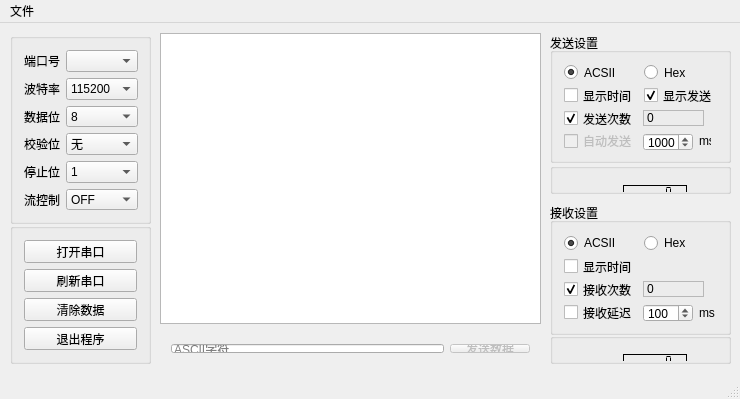
<?xml version="1.0" encoding="UTF-8"?>
<ui version="4.0">
 <class>SeriaHelpClass</class>
 <widget class="QMainWindow" name="SeriaHelpClass">
  <property name="enabled">
   <bool>true</bool>
  </property>
  <property name="geometry">
   <rect>
    <x>0</x>
    <y>0</y>
    <width>740</width>
    <height>399</height>
   </rect>
  </property>
  <property name="windowTitle">
   <string>SeriaHelp</string>
  </property>
  <property name="styleSheet">
   <string notr="true"/>
  </property>
  <widget class="QWidget" name="centralWidget">
   <widget class="QGroupBox" name="groupBox">
    <property name="geometry">
     <rect>
      <x>10</x>
      <y>10</y>
      <width>141</width>
      <height>191</height>
     </rect>
    </property>
    <property name="title">
     <string/>
    </property>
    <layout class="QVBoxLayout" name="verticalLayout">
     <item>
      <layout class="QHBoxLayout" name="horizontalLayout">
       <item>
        <widget class="QLabel" name="label">
         <property name="whatsThis">
          <string>set</string>
         </property>
         <property name="text">
          <string>端口号</string>
         </property>
        </widget>
       </item>
       <item>
        <widget class="QComboBox" name="comboBox_serialPort">
         <property name="sizePolicy">
          <sizepolicy hsizetype="Fixed" vsizetype="Fixed">
           <horstretch>0</horstretch>
           <verstretch>0</verstretch>
          </sizepolicy>
         </property>
         <property name="minimumSize">
          <size>
           <width>72</width>
           <height>0</height>
          </size>
         </property>
         <property name="maximumSize">
          <size>
           <width>72</width>
           <height>16777215</height>
          </size>
         </property>
        </widget>
       </item>
      </layout>
     </item>
     <item>
      <layout class="QHBoxLayout" name="horizontalLayout_2">
       <item>
        <widget class="QLabel" name="label_2">
         <property name="whatsThis">
          <string>set</string>
         </property>
         <property name="text">
          <string>波特率</string>
         </property>
        </widget>
       </item>
       <item>
        <widget class="QComboBox" name="comboBox_baud">
         <property name="sizePolicy">
          <sizepolicy hsizetype="Fixed" vsizetype="Fixed">
           <horstretch>0</horstretch>
           <verstretch>0</verstretch>
          </sizepolicy>
         </property>
         <property name="minimumSize">
          <size>
           <width>72</width>
           <height>0</height>
          </size>
         </property>
         <property name="maximumSize">
          <size>
           <width>72</width>
           <height>16777215</height>
          </size>
         </property>
         <item>
          <property name="text">
           <string>115200</string>
          </property>
         </item>
         <item>
          <property name="text">
           <string>57600</string>
          </property>
         </item>
         <item>
          <property name="text">
           <string>38400</string>
          </property>
         </item>
         <item>
          <property name="text">
           <string>19200</string>
          </property>
         </item>
         <item>
          <property name="text">
           <string>9600</string>
          </property>
         </item>
         <item>
          <property name="text">
           <string>4800</string>
          </property>
         </item>
         <item>
          <property name="text">
           <string>2400</string>
          </property>
         </item>
         <item>
          <property name="text">
           <string>1200</string>
          </property>
         </item>
        </widget>
       </item>
      </layout>
     </item>
     <item>
      <layout class="QHBoxLayout" name="horizontalLayout_3">
       <item>
        <widget class="QLabel" name="label_3">
         <property name="whatsThis">
          <string>set</string>
         </property>
         <property name="text">
          <string>数据位</string>
         </property>
        </widget>
       </item>
       <item>
        <widget class="QComboBox" name="comboBox_dataWidth">
         <property name="minimumSize">
          <size>
           <width>72</width>
           <height>0</height>
          </size>
         </property>
         <property name="maximumSize">
          <size>
           <width>72</width>
           <height>16777215</height>
          </size>
         </property>
         <property name="layoutDirection">
          <enum>Qt::LeftToRight</enum>
         </property>
         <property name="insertPolicy">
          <enum>QComboBox::InsertAtBottom</enum>
         </property>
         <item>
          <property name="text">
           <string>8</string>
          </property>
         </item>
         <item>
          <property name="text">
           <string>7</string>
          </property>
         </item>
         <item>
          <property name="text">
           <string>6</string>
          </property>
         </item>
         <item>
          <property name="text">
           <string>5</string>
          </property>
         </item>
        </widget>
       </item>
      </layout>
     </item>
     <item>
      <layout class="QHBoxLayout" name="horizontalLayout_4">
       <item>
        <widget class="QLabel" name="label_4">
         <property name="whatsThis">
          <string>set</string>
         </property>
         <property name="text">
          <string>校验位</string>
         </property>
        </widget>
       </item>
       <item>
        <widget class="QComboBox" name="comboBox_parityWidth">
         <property name="minimumSize">
          <size>
           <width>72</width>
           <height>0</height>
          </size>
         </property>
         <property name="maximumSize">
          <size>
           <width>72</width>
           <height>16777215</height>
          </size>
         </property>
         <item>
          <property name="text">
           <string>无</string>
          </property>
         </item>
         <item>
          <property name="text">
           <string>奇校验</string>
          </property>
         </item>
         <item>
          <property name="text">
           <string>偶校验</string>
          </property>
         </item>
        </widget>
       </item>
      </layout>
     </item>
     <item>
      <layout class="QHBoxLayout" name="horizontalLayout_5">
       <item>
        <widget class="QLabel" name="label_5">
         <property name="whatsThis">
          <string>set</string>
         </property>
         <property name="text">
          <string>停止位</string>
         </property>
        </widget>
       </item>
       <item>
        <widget class="QComboBox" name="comboBox_stopWidth">
         <property name="minimumSize">
          <size>
           <width>72</width>
           <height>0</height>
          </size>
         </property>
         <property name="maximumSize">
          <size>
           <width>72</width>
           <height>16777215</height>
          </size>
         </property>
         <item>
          <property name="text">
           <string>1</string>
          </property>
         </item>
         <item>
          <property name="text">
           <string>1.5</string>
          </property>
         </item>
         <item>
          <property name="text">
           <string>2</string>
          </property>
         </item>
        </widget>
       </item>
      </layout>
     </item>
     <item>
      <layout class="QHBoxLayout" name="horizontalLayout_6">
       <item>
        <widget class="QLabel" name="label_6">
         <property name="minimumSize">
          <size>
           <width>36</width>
           <height>20</height>
          </size>
         </property>
         <property name="whatsThis">
          <string>set</string>
         </property>
         <property name="text">
          <string>流控制</string>
         </property>
        </widget>
       </item>
       <item>
        <widget class="QComboBox" name="comboBox_flowControl">
         <property name="minimumSize">
          <size>
           <width>72</width>
           <height>0</height>
          </size>
         </property>
         <property name="maximumSize">
          <size>
           <width>72</width>
           <height>16777215</height>
          </size>
         </property>
         <item>
          <property name="text">
           <string>OFF</string>
          </property>
         </item>
         <item>
          <property name="text">
           <string>RTS/CTS</string>
          </property>
         </item>
         <item>
          <property name="text">
           <string>XON/XOFF</string>
          </property>
         </item>
        </widget>
       </item>
      </layout>
     </item>
    </layout>
   </widget>
   <widget class="QTextBrowser" name="recieveTextEdit">
    <property name="geometry">
     <rect>
      <x>160</x>
      <y>10</y>
      <width>381</width>
      <height>291</height>
     </rect>
    </property>
    <property name="styleSheet">
     <string notr="true"/>
    </property>
   </widget>
   <widget class="QGroupBox" name="groupBox_2">
    <property name="geometry">
     <rect>
      <x>550</x>
      <y>10</y>
      <width>181</width>
      <height>130</height>
     </rect>
    </property>
    <property name="styleSheet">
     <string notr="true"/>
    </property>
    <property name="title">
     <string>发送设置</string>
    </property>
    <layout class="QVBoxLayout" name="verticalLayout_2">
     <item>
      <layout class="QHBoxLayout" name="horizontalLayout_12">
       <item>
        <widget class="QRadioButton" name="radioButton_S_A">
         <property name="text">
          <string>ACSII</string>
         </property>
         <property name="checked">
          <bool>true</bool>
         </property>
        </widget>
       </item>
       <item>
        <widget class="QRadioButton" name="radioButton_S_H">
         <property name="text">
          <string>Hex</string>
         </property>
        </widget>
       </item>
      </layout>
     </item>
     <item>
      <layout class="QHBoxLayout" name="horizontalLayout_20">
       <item>
        <widget class="QCheckBox" name="checkBox_S_T">
         <property name="text">
          <string>显示时间</string>
         </property>
        </widget>
       </item>
       <item>
        <widget class="QCheckBox" name="checkBox_S">
         <property name="enabled">
          <bool>true</bool>
         </property>
         <property name="text">
          <string>显示发送</string>
         </property>
         <property name="checkable">
          <bool>true</bool>
         </property>
         <property name="checked">
          <bool>true</bool>
         </property>
        </widget>
       </item>
      </layout>
     </item>
     <item>
      <layout class="QHBoxLayout" name="horizontalLayout_16">
       <item>
        <layout class="QHBoxLayout" name="horizontalLayout_7">
         <item>
          <widget class="QCheckBox" name="checkBox_S_Count">
           <property name="text">
            <string>发送次数</string>
           </property>
           <property name="checkable">
            <bool>true</bool>
           </property>
           <property name="checked">
            <bool>true</bool>
           </property>
          </widget>
         </item>
         <item>
          <widget class="QLabel" name="label_sendCount">
           <property name="sizePolicy">
            <sizepolicy hsizetype="Fixed" vsizetype="Fixed">
             <horstretch>0</horstretch>
             <verstretch>0</verstretch>
            </sizepolicy>
           </property>
           <property name="minimumSize">
            <size>
             <width>61</width>
             <height>16</height>
            </size>
           </property>
           <property name="maximumSize">
            <size>
             <width>61</width>
             <height>16</height>
            </size>
           </property>
           <property name="whatsThis">
            <string>count</string>
           </property>
           <property name="frameShape">
            <enum>QFrame::StyledPanel</enum>
           </property>
           <property name="frameShadow">
            <enum>QFrame::Plain</enum>
           </property>
           <property name="text">
            <string>0</string>
           </property>
          </widget>
         </item>
        </layout>
       </item>
       <item>
        <spacer name="horizontalSpacer_2">
         <property name="orientation">
          <enum>Qt::Horizontal</enum>
         </property>
         <property name="sizeHint" stdset="0">
          <size>
           <width>13</width>
           <height>20</height>
          </size>
         </property>
        </spacer>
       </item>
      </layout>
     </item>
     <item>
      <layout class="QHBoxLayout" name="horizontalLayout_15">
       <item>
        <layout class="QHBoxLayout" name="horizontalLayout_14">
         <item>
          <widget class="QCheckBox" name="checkBox_reply">
           <property name="enabled">
            <bool>false</bool>
           </property>
           <property name="text">
            <string>自动发送</string>
           </property>
           <property name="checkable">
            <bool>true</bool>
           </property>
           <property name="checked">
            <bool>false</bool>
           </property>
          </widget>
         </item>
         <item>
          <widget class="QSpinBox" name="spinBox_Reply">
           <property name="sizePolicy">
            <sizepolicy hsizetype="Fixed" vsizetype="Fixed">
             <horstretch>0</horstretch>
             <verstretch>0</verstretch>
            </sizepolicy>
           </property>
           <property name="minimumSize">
            <size>
             <width>50</width>
             <height>18</height>
            </size>
           </property>
           <property name="maximumSize">
            <size>
             <width>0</width>
             <height>18</height>
            </size>
           </property>
           <property name="suffix">
            <string/>
           </property>
           <property name="prefix">
            <string/>
           </property>
           <property name="maximum">
            <number>10000</number>
           </property>
           <property name="value">
            <number>1000</number>
           </property>
          </widget>
         </item>
        </layout>
       </item>
       <item>
        <widget class="QLabel" name="label_7">
         <property name="minimumSize">
          <size>
           <width>12</width>
           <height>0</height>
          </size>
         </property>
         <property name="maximumSize">
          <size>
           <width>10</width>
           <height>16777215</height>
          </size>
         </property>
         <property name="whatsThis">
          <string>ms</string>
         </property>
         <property name="text">
          <string>ms</string>
         </property>
        </widget>
       </item>
       <item>
        <spacer name="horizontalSpacer">
         <property name="orientation">
          <enum>Qt::Horizontal</enum>
         </property>
         <property name="sizeHint" stdset="0">
          <size>
           <width>13</width>
           <height>20</height>
          </size>
         </property>
        </spacer>
       </item>
      </layout>
     </item>
    </layout>
   </widget>
   <widget class="QGroupBox" name="groupBox_3">
    <property name="geometry">
     <rect>
      <x>550</x>
      <y>180</y>
      <width>181</width>
      <height>132</height>
     </rect>
    </property>
    <property name="title">
     <string>接收设置</string>
    </property>
    <layout class="QVBoxLayout" name="verticalLayout_3">
     <item>
      <layout class="QHBoxLayout" name="horizontalLayout_8">
       <item>
        <widget class="QRadioButton" name="radioButton_R_A">
         <property name="text">
          <string>ACSII</string>
         </property>
         <property name="checked">
          <bool>true</bool>
         </property>
        </widget>
       </item>
       <item>
        <widget class="QRadioButton" name="radioButton_R_H">
         <property name="text">
          <string>Hex</string>
         </property>
        </widget>
       </item>
      </layout>
     </item>
     <item>
      <widget class="QCheckBox" name="checkBox_R_T">
       <property name="text">
        <string>显示时间</string>
       </property>
      </widget>
     </item>
     <item>
      <layout class="QHBoxLayout" name="horizontalLayout_19">
       <item>
        <layout class="QHBoxLayout" name="horizontalLayout_9">
         <item>
          <widget class="QCheckBox" name="checkBox_R_Count">
           <property name="text">
            <string>接收次数</string>
           </property>
           <property name="checked">
            <bool>true</bool>
           </property>
          </widget>
         </item>
         <item>
          <widget class="QLabel" name="label_recieveCount">
           <property name="sizePolicy">
            <sizepolicy hsizetype="Fixed" vsizetype="Fixed">
             <horstretch>0</horstretch>
             <verstretch>0</verstretch>
            </sizepolicy>
           </property>
           <property name="minimumSize">
            <size>
             <width>61</width>
             <height>16</height>
            </size>
           </property>
           <property name="maximumSize">
            <size>
             <width>61</width>
             <height>16</height>
            </size>
           </property>
           <property name="whatsThis">
            <string>count</string>
           </property>
           <property name="frameShape">
            <enum>QFrame::StyledPanel</enum>
           </property>
           <property name="frameShadow">
            <enum>QFrame::Plain</enum>
           </property>
           <property name="text">
            <string>0</string>
           </property>
          </widget>
         </item>
        </layout>
       </item>
       <item>
        <spacer name="horizontalSpacer_4">
         <property name="orientation">
          <enum>Qt::Horizontal</enum>
         </property>
         <property name="sizeHint" stdset="0">
          <size>
           <width>13</width>
           <height>20</height>
          </size>
         </property>
        </spacer>
       </item>
      </layout>
     </item>
     <item>
      <layout class="QHBoxLayout" name="horizontalLayout_17">
       <item>
        <widget class="QCheckBox" name="checkBox_recieveDelay">
         <property name="text">
          <string>接收延迟</string>
         </property>
         <property name="checked">
          <bool>false</bool>
         </property>
        </widget>
       </item>
       <item>
        <widget class="QSpinBox" name="spinBox_recieveDelay">
         <property name="sizePolicy">
          <sizepolicy hsizetype="Fixed" vsizetype="Fixed">
           <horstretch>0</horstretch>
           <verstretch>0</verstretch>
          </sizepolicy>
         </property>
         <property name="minimumSize">
          <size>
           <width>50</width>
           <height>18</height>
          </size>
         </property>
         <property name="maximumSize">
          <size>
           <width>0</width>
           <height>18</height>
          </size>
         </property>
         <property name="suffix">
          <string/>
         </property>
         <property name="prefix">
          <string/>
         </property>
         <property name="maximum">
          <number>200</number>
         </property>
         <property name="value">
          <number>100</number>
         </property>
        </widget>
       </item>
       <item>
        <widget class="QLabel" name="label_8">
         <property name="whatsThis">
          <string>ms</string>
         </property>
         <property name="text">
          <string>ms</string>
         </property>
        </widget>
       </item>
       <item>
        <spacer name="horizontalSpacer_3">
         <property name="orientation">
          <enum>Qt::Horizontal</enum>
         </property>
         <property name="sizeHint" stdset="0">
          <size>
           <width>13</width>
           <height>20</height>
          </size>
         </property>
        </spacer>
       </item>
      </layout>
     </item>
    </layout>
   </widget>
   <widget class="QWidget" name="layoutWidget">
    <property name="geometry">
     <rect>
      <x>20</x>
      <y>0</y>
      <width>2</width>
      <height>2</height>
     </rect>
    </property>
    <layout class="QHBoxLayout" name="horizontalLayout_13"/>
   </widget>
   <widget class="QWidget" name="layoutWidget">
    <property name="geometry">
     <rect>
      <x>20</x>
      <y>0</y>
      <width>2</width>
      <height>2</height>
     </rect>
    </property>
    <layout class="QHBoxLayout" name="horizontalLayout_11"/>
   </widget>
   <widget class="QWidget" name="layoutWidget">
    <property name="geometry">
     <rect>
      <x>160</x>
      <y>310</y>
      <width>381</width>
      <height>31</height>
     </rect>
    </property>
    <layout class="QHBoxLayout" name="horizontalLayout_10">
     <item>
      <widget class="QLineEdit" name="sendTextEdit">
       <property name="sizePolicy">
        <sizepolicy hsizetype="Expanding" vsizetype="Expanding">
         <horstretch>0</horstretch>
         <verstretch>0</verstretch>
        </sizepolicy>
       </property>
       <property name="styleSheet">
        <string notr="true"/>
       </property>
       <property name="placeholderText">
        <string>ASCII字符</string>
       </property>
      </widget>
     </item>
     <item>
      <widget class="QPushButton" name="Button_SendDate">
       <property name="enabled">
        <bool>false</bool>
       </property>
       <property name="maximumSize">
        <size>
         <width>16777215</width>
         <height>29</height>
        </size>
       </property>
       <property name="text">
        <string>发送数据</string>
       </property>
       <property name="checkable">
        <bool>false</bool>
       </property>
      </widget>
     </item>
    </layout>
   </widget>
   <widget class="QGroupBox" name="groupBox_4">
    <property name="geometry">
     <rect>
      <x>10</x>
      <y>200</y>
      <width>141</width>
      <height>141</height>
     </rect>
    </property>
    <property name="title">
     <string/>
    </property>
    <layout class="QVBoxLayout" name="verticalLayout_4">
     <item>
      <widget class="QToolButton" name="Button_openSerialPort">
       <property name="sizePolicy">
        <sizepolicy hsizetype="Expanding" vsizetype="Fixed">
         <horstretch>0</horstretch>
         <verstretch>0</verstretch>
        </sizepolicy>
       </property>
       <property name="minimumSize">
        <size>
         <width>0</width>
         <height>23</height>
        </size>
       </property>
       <property name="text">
        <string>打开串口</string>
       </property>
       <property name="checkable">
        <bool>true</bool>
       </property>
       <property name="autoRaise">
        <bool>false</bool>
       </property>
      </widget>
     </item>
     <item>
      <widget class="QPushButton" name="Button_refresh">
       <property name="text">
        <string>刷新串口</string>
       </property>
      </widget>
     </item>
     <item>
      <widget class="QPushButton" name="Button_clear">
       <property name="text">
        <string>清除数据</string>
       </property>
      </widget>
     </item>
     <item>
      <widget class="QPushButton" name="Button_exit">
       <property name="text">
        <string>退出程序</string>
       </property>
       <property name="checkable">
        <bool>false</bool>
       </property>
      </widget>
     </item>
    </layout>
   </widget>
   <widget class="QWidget" name="layoutWidget">
    <property name="geometry">
     <rect>
      <x>20</x>
      <y>0</y>
      <width>2</width>
      <height>2</height>
     </rect>
    </property>
    <layout class="QHBoxLayout" name="horizontalLayout_18"/>
   </widget>
   <widget class="QGroupBox" name="groupBox_5">
    <property name="geometry">
     <rect>
      <x>550</x>
      <y>310</y>
      <width>181</width>
      <height>31</height>
     </rect>
    </property>
    <property name="title">
     <string/>
    </property>
    <widget class="QWidget" name="">
     <property name="geometry">
      <rect>
       <x>30</x>
       <y>10</y>
       <width>134</width>
       <height>18</height>
      </rect>
     </property>
     <layout class="QHBoxLayout" name="horizontalLayout_22">
      <item>
       <widget class="QLabel" name="label_9">
        <property name="minimumSize">
         <size>
          <width>26</width>
          <height>0</height>
         </size>
        </property>
        <property name="maximumSize">
         <size>
          <width>26</width>
          <height>16777215</height>
         </size>
        </property>
        <property name="whatsThis">
         <string>count1</string>
        </property>
        <property name="text">
         <string>Rx： </string>
        </property>
       </widget>
      </item>
      <item>
       <widget class="QLCDNumber" name="lcdNumber_receive">
        <property name="sizePolicy">
         <sizepolicy hsizetype="Fixed" vsizetype="Fixed">
          <horstretch>0</horstretch>
          <verstretch>0</verstretch>
         </sizepolicy>
        </property>
        <property name="minimumSize">
         <size>
          <width>64</width>
          <height>16</height>
         </size>
        </property>
        <property name="maximumSize">
         <size>
          <width>64</width>
          <height>16</height>
         </size>
        </property>
        <property name="frameShape">
         <enum>QFrame::Box</enum>
        </property>
        <property name="frameShadow">
         <enum>QFrame::Plain</enum>
        </property>
        <property name="lineWidth">
         <number>1</number>
        </property>
        <property name="segmentStyle">
         <enum>QLCDNumber::Flat</enum>
        </property>
       </widget>
      </item>
      <item>
       <widget class="QLabel" name="label_10">
        <property name="maximumSize">
         <size>
          <width>30</width>
          <height>16777215</height>
         </size>
        </property>
        <property name="whatsThis">
         <string>count1</string>
        </property>
        <property name="text">
         <string>Bytes</string>
        </property>
       </widget>
      </item>
     </layout>
    </widget>
   </widget>
   <widget class="QGroupBox" name="groupBox_6">
    <property name="geometry">
     <rect>
      <x>550</x>
      <y>140</y>
      <width>181</width>
      <height>31</height>
     </rect>
    </property>
    <property name="title">
     <string/>
    </property>
    <widget class="QWidget" name="">
     <property name="geometry">
      <rect>
       <x>30</x>
       <y>11</y>
       <width>132</width>
       <height>18</height>
      </rect>
     </property>
     <layout class="QHBoxLayout" name="horizontalLayout_21">
      <item>
       <widget class="QLabel" name="label_11">
        <property name="whatsThis">
         <string>count1</string>
        </property>
        <property name="text">
         <string>Tx：</string>
        </property>
       </widget>
      </item>
      <item>
       <widget class="QLCDNumber" name="lcdNumber_send">
        <property name="sizePolicy">
         <sizepolicy hsizetype="Fixed" vsizetype="Fixed">
          <horstretch>0</horstretch>
          <verstretch>0</verstretch>
         </sizepolicy>
        </property>
        <property name="minimumSize">
         <size>
          <width>64</width>
          <height>16</height>
         </size>
        </property>
        <property name="maximumSize">
         <size>
          <width>64</width>
          <height>16</height>
         </size>
        </property>
        <property name="styleSheet">
         <string notr="true"/>
        </property>
        <property name="frameShadow">
         <enum>QFrame::Plain</enum>
        </property>
        <property name="segmentStyle">
         <enum>QLCDNumber::Flat</enum>
        </property>
       </widget>
      </item>
      <item>
       <widget class="QLabel" name="label_12">
        <property name="whatsThis">
         <string>count1</string>
        </property>
        <property name="text">
         <string>Bytes</string>
        </property>
       </widget>
      </item>
     </layout>
    </widget>
   </widget>
   <widget class="QLabel" name="m_lableName">
    <property name="geometry">
     <rect>
      <x>50</x>
      <y>360</y>
      <width>54</width>
      <height>12</height>
     </rect>
    </property>
    <property name="text">
     <string/>
    </property>
   </widget>
   <zorder>layoutWidget</zorder>
   <zorder>groupBox</zorder>
   <zorder>recieveTextEdit</zorder>
   <zorder>groupBox_2</zorder>
   <zorder>groupBox_3</zorder>
   <zorder>layoutWidget</zorder>
   <zorder>layoutWidget</zorder>
   <zorder>layoutWidget</zorder>
   <zorder>groupBox_4</zorder>
   <zorder>groupBox_5</zorder>
   <zorder>groupBox_6</zorder>
   <zorder>m_lableName</zorder>
  </widget>
  <widget class="QMenuBar" name="menuBar">
   <property name="geometry">
    <rect>
     <x>0</x>
     <y>0</y>
     <width>740</width>
     <height>23</height>
    </rect>
   </property>
   <widget class="QMenu" name="menu">
    <property name="title">
     <string>文件</string>
    </property>
    <addaction name="actionOpen"/>
    <addaction name="actionSave"/>
   </widget>
   <addaction name="menu"/>
  </widget>
  <widget class="QStatusBar" name="statusBar"/>
  <action name="actionOpen">
   <property name="text">
    <string>打开</string>
   </property>
  </action>
  <action name="actionSave">
   <property name="text">
    <string>保存</string>
   </property>
  </action>
 </widget>
 <layoutdefault spacing="6" margin="11"/>
 <resources>
  <include location="seriahelp.qrc"/>
 </resources>
 <connections>
  <connection>
   <sender>Button_exit</sender>
   <signal>clicked()</signal>
   <receiver>SeriaHelpClass</receiver>
   <slot>close()</slot>
   <hints>
    <hint type="sourcelabel">
     <x>479</x>
     <y>435</y>
    </hint>
    <hint type="destinationlabel">
     <x>527</x>
     <y>398</y>
    </hint>
   </hints>
  </connection>
 </connections>
</ui>
